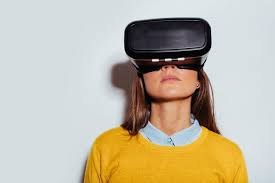
#> input picture week_1/img/mia.jpeg, 275 x 183 px
$ jupyter execute practice-2.ipynb
#> lines starting #> are read from the running program, lines starting #| are printed output that depends on the picture
[cell 1]
import cv2

path = 'img/mia.jpeg'

# Reading an image in grayscale mode
img = cv2.imread(path, 0)
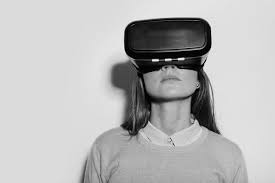
#> img: shape (183, 275); min 0, max 255, mean 184.6

window_name = 'VR Headset'

cv2.imshow(window_name, img)

# Hold the window
cv2.waitKey(0)

cv2.destroyAllWindows()


$ run again, with week_1/img/lagos.jpeg copied over week_1/img/mia.jpeg
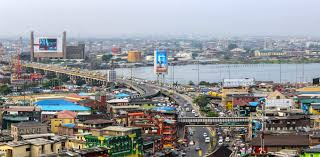
#> input picture week_1/img/lagos.jpeg, 320 x 157 px
#> `img = cv2.imread(path, 0)`:
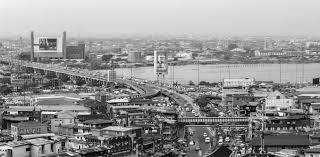
#> img: shape (157, 320); min 0, max 255, mean 147.7
